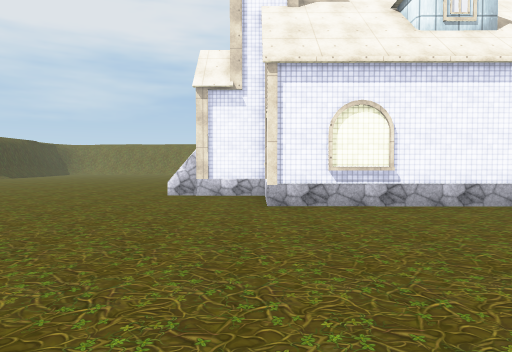
[1] (above)

24 first-person views from a walk through a scene from a Unity 3-D project. The camera is 1.3 m above the floor, tilts 2° down and sees 75° across. The floor is counted in squares, 2 m on a side. Each view is taken from the middle of a square. On the plan, view 1 faces up. The plan holds only what a view shows up to about 10 squares ahead; the rest is blank. The place goes on beyond the plan. Some animated figures are not drawn. Some surface patterns are stand-ins.

[2]
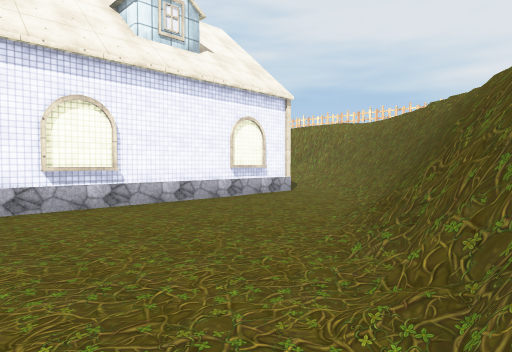

[3]
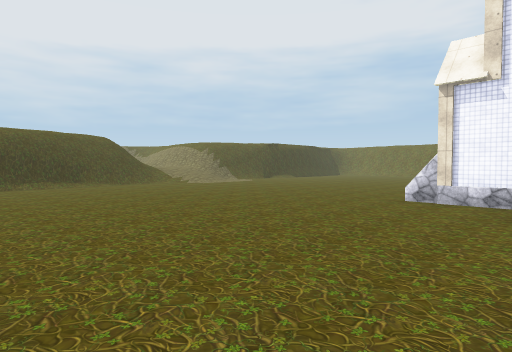

[4]
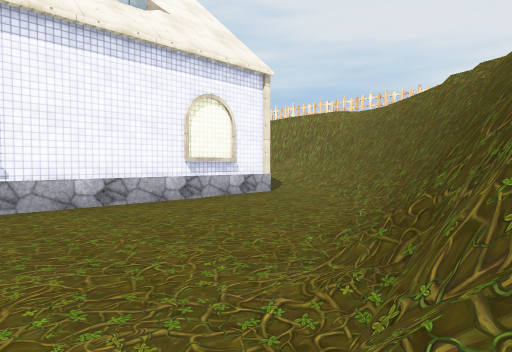

[5]
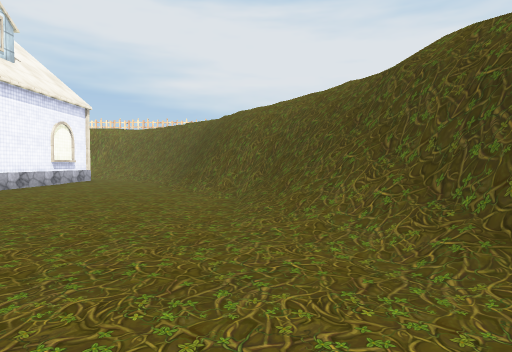

[6]
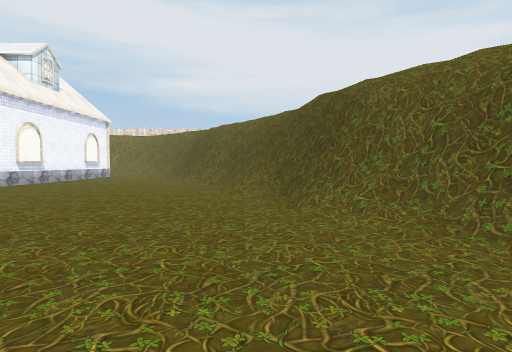

[7]
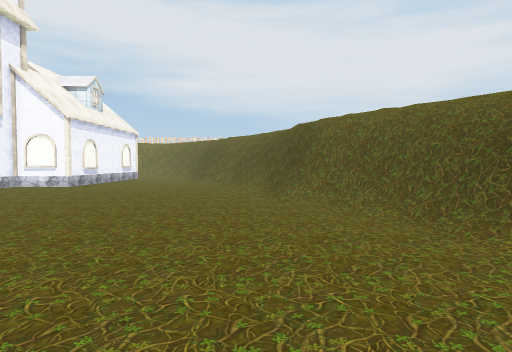

[8]
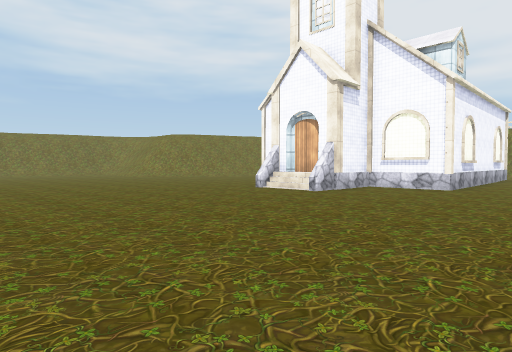

[9]
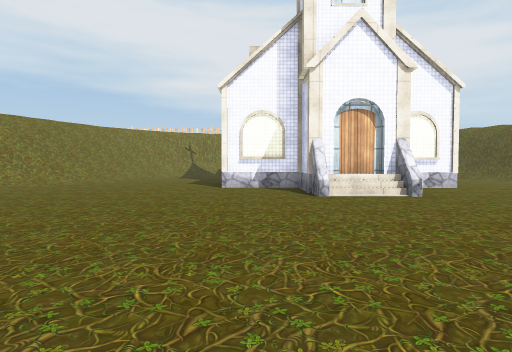

[10]
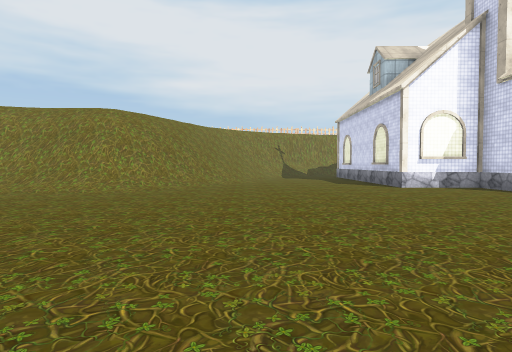

[11]
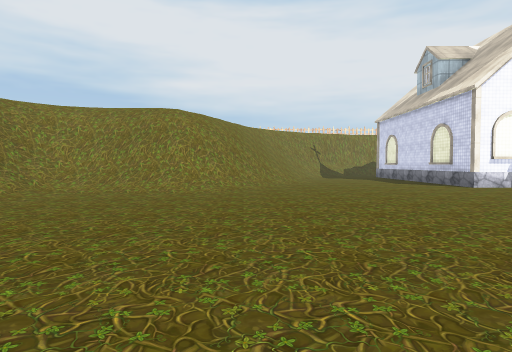

[12]
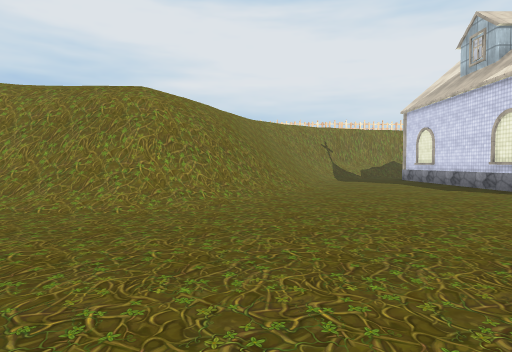

[13]
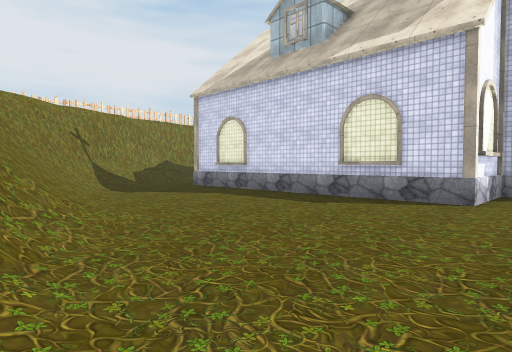

[14]
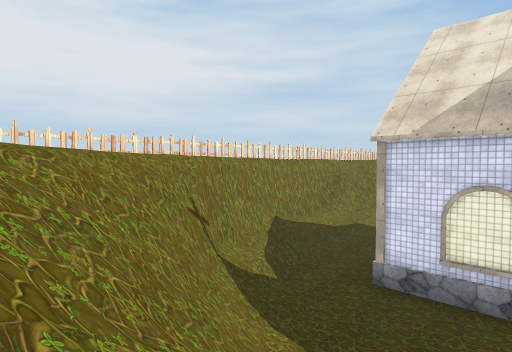

[15]
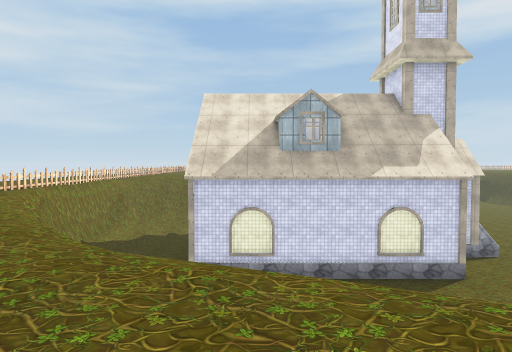

[16]
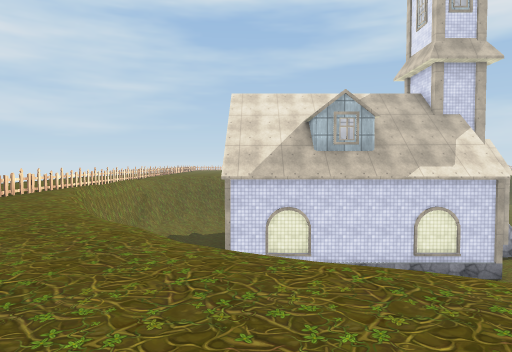

[17]
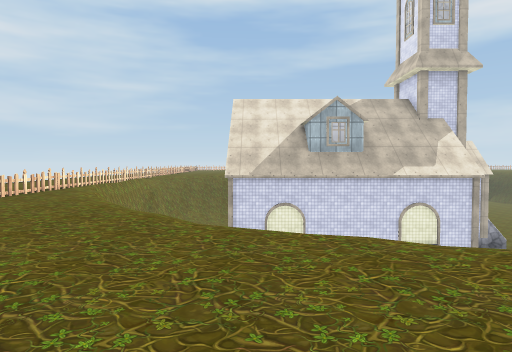

[18]
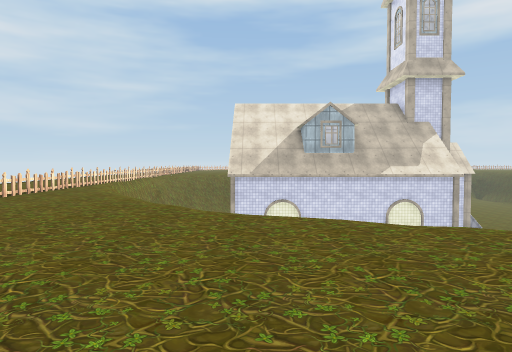

[19]
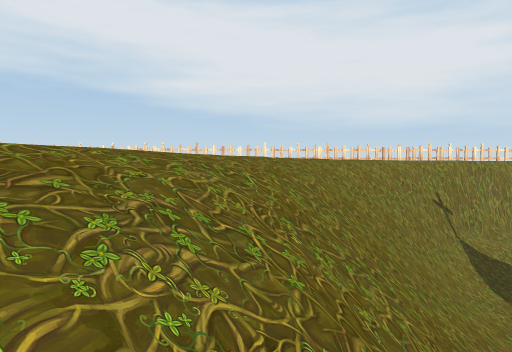

[20]
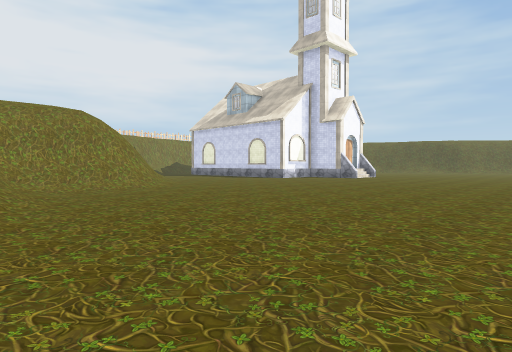

[21]
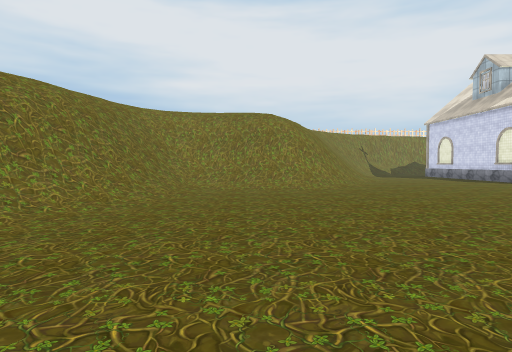

[22]
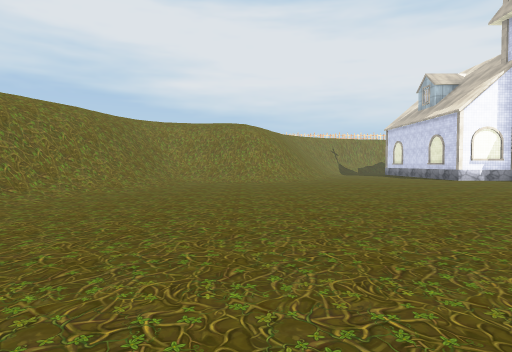

[23]
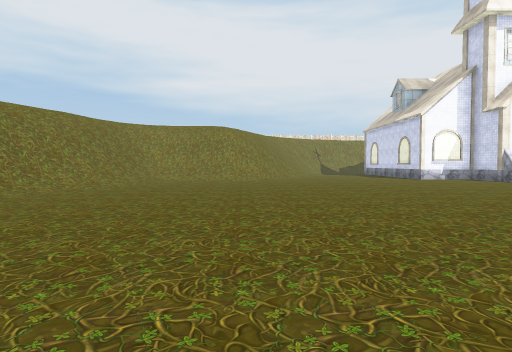

[24]
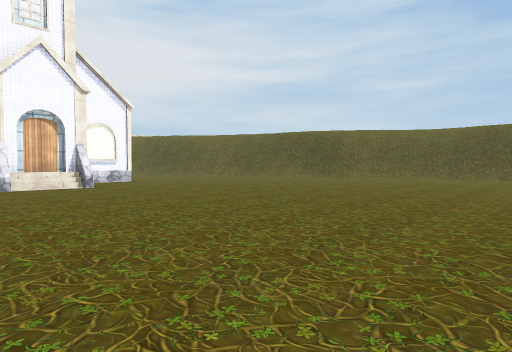

### Floor plan
Key: @ floor where view 1 was taken; # wall or solid block; . main floor; : floor 4.75 m higher than the main floor; + floor 5 m higher than the main floor; / step, stairs or slope; = window, fence, low wall or low ledge; v drop or lower ground; F fence; O other object.
Columns run from 14 left of view 1 to 13 right of it. Each row starts with its distance up from view 1.
 26        ###/////           O
 25     .////=v=#=//          O
 24     ...../////=/:    +    O
 23    ........../#/:   +++   O
 22   .........../#/   +++++  F
 21  ............/#///+++++++ F
 20 /............/##/////++++ F
 19  ............./##//////+++F
 18   ............../////=v/++F
 17    ...............////#v/+F
 16      ................//##+F
 15      .................//#/F+
 14       .................//#F+
 13       .........#######../#F+
 12   .............#     ##.//O
 11   ..........##.#       .//
 10   ........../###       ./
  9   ..........####
  8   .............#
  7    ............########./
  6    ..................../==
  5    ..................../##:O
  4    ................../=##/ O
  3    .................=##v/
  2    .............../###//
  1    ............./##v//
  0    ........../@/#=//
 -1  / ........///##///
 -2    ......//###==//
 -3    ....//##///:
 -4     //=##=//
 -5       /////
 -6        //:

Where each view was taken, in squares from view 1:
view 1: 0 up, 0 right, facing up
view 2: 0 up, 0 right, facing up-right
view 3: 0 up, 1 right, facing up-left
view 4: 1 up, 2 right, facing up-right
view 5: 0 up, 5 left, facing right
view 6: 1 down, 9 left, facing right
view 7: 1 down, 13 left, facing right
view 8: 4 up, 9 left, facing up-right
view 9: 12 up, 9 left, facing right
view 10: 17 up, 9 left, facing right
view 11: 19 up, 9 left, facing right
view 12: 19 up, 6 left, facing right
view 13: 19 up, 1 left, facing down-right
view 14: 19 up, 5 right, facing down-right
view 15: 22 up, 6 right, facing down
view 16: 22 up, 7 right, facing down
view 17: 23 up, 7 right, facing down
view 18: 24 up, 7 right, facing down
view 19: 20 up, 2 right, facing right
view 20: 25 up, 10 left, facing down-right
view 21: 22 up, 10 left, facing right
view 22: 21 up, 13 left, facing right
view 23: 20 up, 14 left, facing right
view 24: 12 up, 12 left, facing down-right
